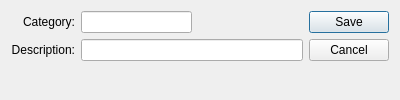
<?xml version="1.0" encoding="UTF-8"?>
<ui version="4.0">
 <comment>This file is part of the xTuple ERP: PostBooks Edition, a free and
open source Enterprise Resource Planning software suite,
Copyright (c) 1999-2018 by OpenMFG LLC, d/b/a xTuple.
It is licensed to you under the Common Public Attribution License
version 1.0, the full text of which (including xTuple-specific Exhibits)
is available at www.xtuple.com/CPAL.  By using this software, you agree
to be bound by its terms.</comment>
 <class>productCategory</class>
 <widget class="QDialog" name="productCategory">
  <property name="geometry">
   <rect>
    <x>0</x>
    <y>0</y>
    <width>400</width>
    <height>100</height>
   </rect>
  </property>
  <property name="windowTitle">
   <string>Product Category</string>
  </property>
  <layout class="QGridLayout" name="gridLayout_2">
   <item row="0" column="0">
    <layout class="QVBoxLayout" name="verticalLayout">
     <item>
      <layout class="QGridLayout" name="gridLayout">
       <item row="0" column="0">
        <widget class="QLabel" name="_categoryLit">
         <property name="text">
          <string>Category:</string>
         </property>
         <property name="alignment">
          <set>Qt::AlignRight|Qt::AlignTrailing|Qt::AlignVCenter</set>
         </property>
        </widget>
       </item>
       <item row="0" column="1">
        <layout class="QHBoxLayout">
         <property name="spacing">
          <number>0</number>
         </property>
         <item>
          <widget class="XLineEdit" name="_category"/>
         </item>
         <item>
          <spacer name="Spacer45">
           <property name="orientation">
            <enum>Qt::Horizontal</enum>
           </property>
           <property name="sizeType">
            <enum>QSizePolicy::Expanding</enum>
           </property>
           <property name="sizeHint" stdset="0">
            <size>
             <width>20</width>
             <height>20</height>
            </size>
           </property>
          </spacer>
         </item>
        </layout>
       </item>
       <item row="1" column="0">
        <widget class="QLabel" name="_descriptionLit">
         <property name="text">
          <string>Description:</string>
         </property>
         <property name="alignment">
          <set>Qt::AlignRight|Qt::AlignTrailing|Qt::AlignVCenter</set>
         </property>
        </widget>
       </item>
       <item row="1" column="1">
        <widget class="XLineEdit" name="_description"/>
       </item>
      </layout>
     </item>
     <item>
      <spacer name="Spacer46">
       <property name="orientation">
        <enum>Qt::Vertical</enum>
       </property>
       <property name="sizeType">
        <enum>QSizePolicy::Expanding</enum>
       </property>
       <property name="sizeHint" stdset="0">
        <size>
         <width>20</width>
         <height>0</height>
        </size>
       </property>
      </spacer>
     </item>
    </layout>
   </item>
   <item row="0" column="1">
    <widget class="QDialogButtonBox" name="_buttonBox">
     <property name="orientation">
      <enum>Qt::Vertical</enum>
     </property>
     <property name="standardButtons">
      <set>QDialogButtonBox::Cancel|QDialogButtonBox::Save</set>
     </property>
    </widget>
   </item>
  </layout>
 </widget>
 <layoutdefault spacing="6" margin="11"/>
 <customwidgets>
  <customwidget>
   <class>XLineEdit</class>
   <extends>QLineEdit</extends>
   <header>xlineedit.h</header>
   <container>1</container>
  </customwidget>
 </customwidgets>
 <tabstops>
  <tabstop>_category</tabstop>
  <tabstop>_description</tabstop>
 </tabstops>
 <includes>
  <include location="global">parameter.h</include>
 </includes>
 <resources/>
 <connections/>
</ui>
